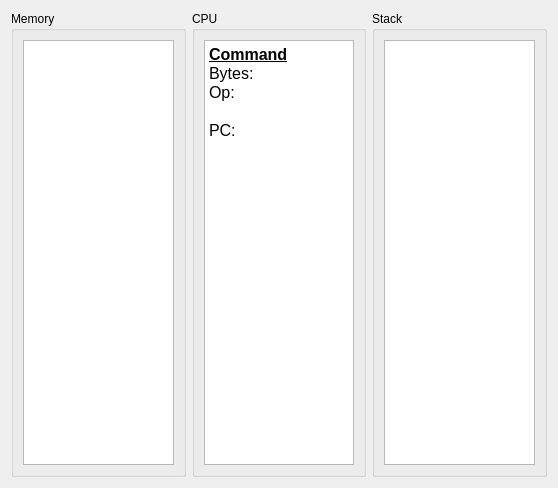
<?xml version="1.0" encoding="UTF-8"?>
<ui version="4.0">
 <class>Form</class>
 <widget class="QWidget" name="Form">
  <property name="geometry">
   <rect>
    <x>0</x>
    <y>0</y>
    <width>558</width>
    <height>488</height>
   </rect>
  </property>
  <property name="windowTitle">
   <string>Form</string>
  </property>
  <layout class="QHBoxLayout" name="horizontalLayout">
   <item>
    <widget class="QGroupBox" name="groupBox_3">
     <property name="title">
      <string>Memory</string>
     </property>
     <layout class="QVBoxLayout" name="verticalLayout_3">
      <item>
       <widget class="QListView" name="listView"/>
      </item>
     </layout>
    </widget>
   </item>
   <item>
    <widget class="QGroupBox" name="groupBox">
     <property name="title">
      <string>CPU</string>
     </property>
     <layout class="QVBoxLayout" name="verticalLayout">
      <item>
       <widget class="QTextBrowser" name="textBrowser_2">
        <property name="html">
         <string>&lt;!DOCTYPE HTML PUBLIC &quot;-//W3C//DTD HTML 4.0//EN&quot; &quot;http://www.w3.org/TR/REC-html40/strict.dtd&quot;&gt;
&lt;html&gt;&lt;head&gt;&lt;meta name=&quot;qrichtext&quot; content=&quot;1&quot; /&gt;&lt;style type=&quot;text/css&quot;&gt;
p, li { white-space: pre-wrap; }
&lt;/style&gt;&lt;/head&gt;&lt;body style=&quot; font-family:'DejaVu Sans'; font-size:8pt; font-weight:400; font-style:normal;&quot;&gt;
&lt;p style=&quot; margin-top:0px; margin-bottom:0px; margin-left:0px; margin-right:0px; -qt-block-indent:0; text-indent:0px;&quot;&gt;&lt;span style=&quot; font-size:12pt; font-weight:600; text-decoration: underline;&quot;&gt;Command&lt;/span&gt;&lt;/p&gt;
&lt;p style=&quot; margin-top:0px; margin-bottom:0px; margin-left:0px; margin-right:0px; -qt-block-indent:0; text-indent:0px;&quot;&gt;&lt;span style=&quot; font-size:12pt;&quot;&gt;Bytes:&lt;/span&gt;&lt;/p&gt;
&lt;p style=&quot; margin-top:0px; margin-bottom:0px; margin-left:0px; margin-right:0px; -qt-block-indent:0; text-indent:0px;&quot;&gt;&lt;span style=&quot; font-size:12pt;&quot;&gt;Op:&lt;/span&gt;&lt;/p&gt;
&lt;p style=&quot;-qt-paragraph-type:empty; margin-top:0px; margin-bottom:0px; margin-left:0px; margin-right:0px; -qt-block-indent:0; text-indent:0px; font-size:12pt;&quot;&gt;&lt;/p&gt;
&lt;p style=&quot; margin-top:0px; margin-bottom:0px; margin-left:0px; margin-right:0px; -qt-block-indent:0; text-indent:0px;&quot;&gt;&lt;span style=&quot; font-size:12pt;&quot;&gt;PC:&lt;/span&gt;&lt;/p&gt;&lt;/body&gt;&lt;/html&gt;</string>
        </property>
       </widget>
      </item>
     </layout>
    </widget>
   </item>
   <item>
    <widget class="QGroupBox" name="groupBox_2">
     <property name="title">
      <string>Stack</string>
     </property>
     <layout class="QVBoxLayout" name="verticalLayout_2">
      <item>
       <widget class="QTextBrowser" name="textBrowser"/>
      </item>
     </layout>
    </widget>
   </item>
  </layout>
 </widget>
 <resources/>
 <connections/>
</ui>
